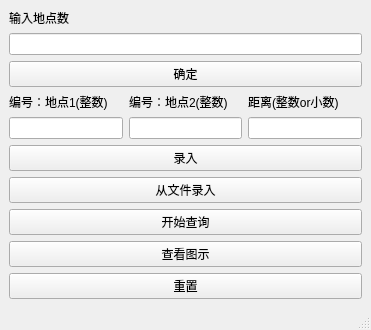
<?xml version="1.0" encoding="UTF-8"?>
<ui version="4.0">
 <class>MainWindow</class>
 <widget class="QMainWindow" name="MainWindow">
  <property name="geometry">
   <rect>
    <x>0</x>
    <y>0</y>
    <width>371</width>
    <height>293</height>
   </rect>
  </property>
  <property name="windowTitle">
   <string>MainWindow</string>
  </property>
  <widget class="QWidget" name="centralwidget">
   <layout class="QHBoxLayout" name="horizontalLayout_4">
    <item>
     <layout class="QVBoxLayout" name="verticalLayout_7">
      <item>
       <layout class="QVBoxLayout" name="verticalLayout_6">
        <item>
         <layout class="QHBoxLayout" name="horizontalLayout_2">
          <item>
           <layout class="QVBoxLayout" name="verticalLayout_4">
            <item>
             <widget class="QLabel" name="label_4">
              <property name="text">
               <string>输入地点数</string>
              </property>
             </widget>
            </item>
            <item>
             <widget class="QLineEdit" name="nIpt"/>
            </item>
           </layout>
          </item>
          <item>
           <layout class="QVBoxLayout" name="verticalLayout_5"/>
          </item>
         </layout>
        </item>
        <item>
         <widget class="QPushButton" name="ok1">
          <property name="text">
           <string>确定</string>
          </property>
         </widget>
        </item>
       </layout>
      </item>
      <item>
       <layout class="QHBoxLayout" name="horizontalLayout">
        <item>
         <layout class="QVBoxLayout" name="verticalLayout_3">
          <item>
           <widget class="QLabel" name="label">
            <property name="text">
             <string>编号：地点1(整数)</string>
            </property>
           </widget>
          </item>
          <item>
           <widget class="QLineEdit" name="place1"/>
          </item>
         </layout>
        </item>
        <item>
         <layout class="QVBoxLayout" name="verticalLayout_2">
          <item>
           <widget class="QLabel" name="label_2">
            <property name="text">
             <string>编号：地点2(整数)</string>
            </property>
           </widget>
          </item>
          <item>
           <widget class="QLineEdit" name="place2"/>
          </item>
         </layout>
        </item>
        <item>
         <layout class="QVBoxLayout" name="verticalLayout">
          <item>
           <widget class="QLabel" name="label_3">
            <property name="text">
             <string>距离(整数or小数)</string>
            </property>
           </widget>
          </item>
          <item>
           <widget class="QLineEdit" name="distance"/>
          </item>
         </layout>
        </item>
       </layout>
      </item>
      <item>
       <widget class="QPushButton" name="ok2">
        <property name="text">
         <string>录入</string>
        </property>
       </widget>
      </item>
      <item>
       <layout class="QHBoxLayout" name="horizontalLayout_3">
        <item>
         <layout class="QVBoxLayout" name="verticalLayout_8">
          <item>
           <widget class="QPushButton" name="ipt_from_file">
            <property name="text">
             <string>从文件录入</string>
            </property>
           </widget>
          </item>
          <item>
           <widget class="QPushButton" name="ok3">
            <property name="text">
             <string>开始查询</string>
            </property>
           </widget>
          </item>
          <item>
           <widget class="QPushButton" name="showTree">
            <property name="text">
             <string>查看图示</string>
            </property>
           </widget>
          </item>
          <item>
           <widget class="QPushButton" name="clr_btn">
            <property name="text">
             <string>重置</string>
            </property>
           </widget>
          </item>
         </layout>
        </item>
       </layout>
      </item>
     </layout>
    </item>
   </layout>
  </widget>
  <widget class="QMenuBar" name="menubar">
   <property name="geometry">
    <rect>
     <x>0</x>
     <y>0</y>
     <width>371</width>
     <height>17</height>
    </rect>
   </property>
  </widget>
  <widget class="QStatusBar" name="statusbar"/>
 </widget>
 <resources/>
 <connections/>
</ui>
